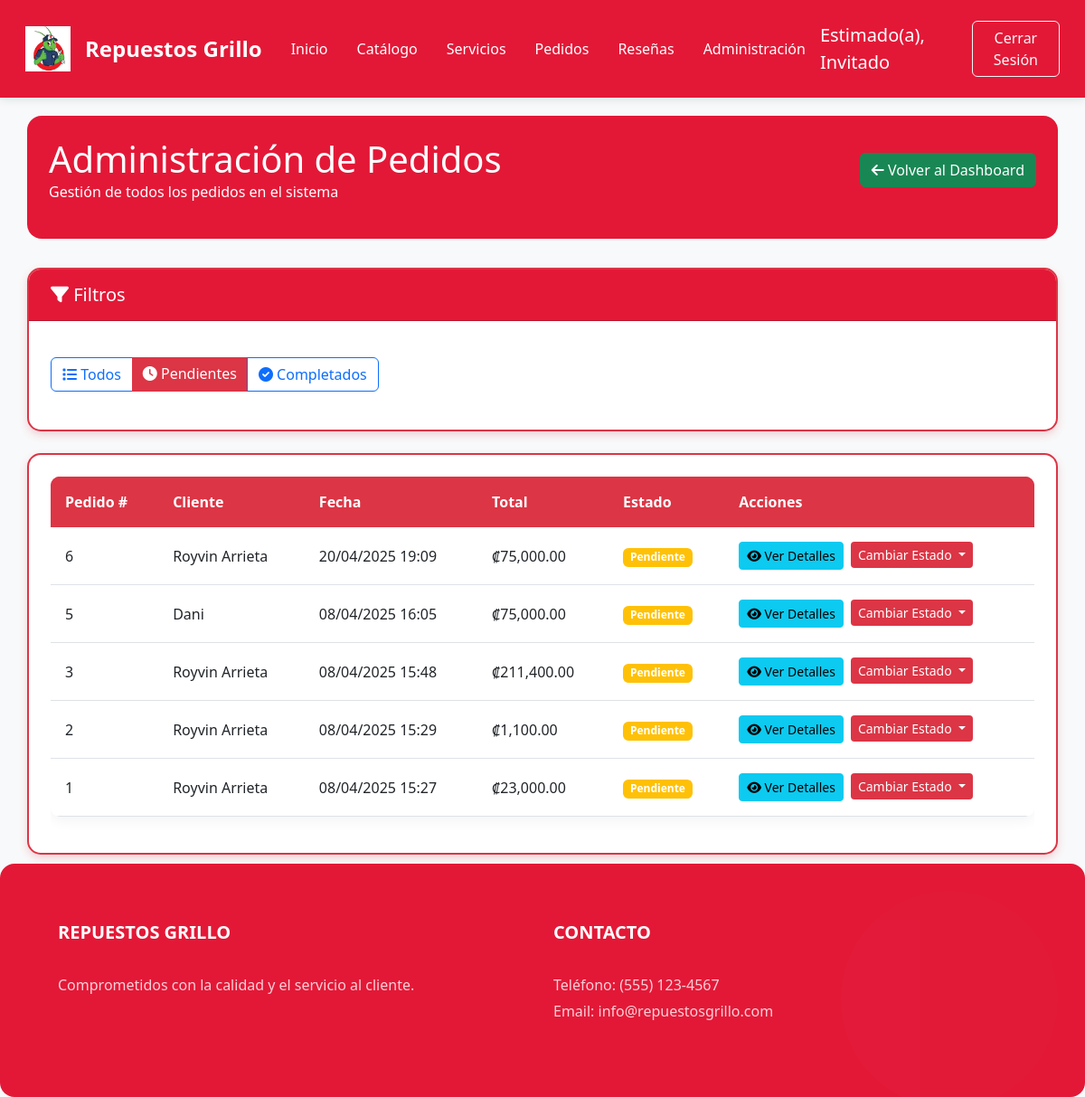
/View/Pedidos/AdministrarPedidos.php?estado=Pendiente (signed in), run on the app's committed database.
### tables this page shows
CREATE TABLE `tbl_pedidos` (
  `IdPedido` int(11) NOT NULL AUTO_INCREMENT,
  `IdUsuario` bigint(20) NOT NULL,
  `FechaPedido` datetime NOT NULL DEFAULT current_timestamp(),
  `EstadoPedido` varchar(20) NOT NULL DEFAULT 'Pendiente',
  `TotalPedido` decimal(10,2) NOT NULL,
  PRIMARY KEY (`IdPedido`),
  KEY `IdUsuario` (`IdUsuario`),
  CONSTRAINT `tbl_pedidos_ibfk_1` FOREIGN KEY (`IdUsuario`) REFERENCES `usuario` (`Id`)
);

CREATE TABLE `usuario` (
  `Id` bigint(20) NOT NULL AUTO_INCREMENT,
  `Nombre` varchar(200) NOT NULL,
  `Correo` varchar(200) NOT NULL,
  `Contrasenna` varchar(15) NOT NULL,
  PRIMARY KEY (`Id`)
);

### Model/PedidosModel.php (called while the page is built, shortened)
<?php
function ObtenerTodosPedidos() {
    try {
        $context = AbrirBaseDatos();
        $sentencia = "CALL SP_ConsultarTodosPedidos()";
        $resultado = $context->query($sentencia);
        return $resultado;
    } catch (Exception $error) {
        return null;
    }
}
?>

### Controller/PedidosController.php (called while the page is built, shortened)
<?php
include_once $_SERVER["DOCUMENT_ROOT"] . "/ProyectoAmbienteWeb/Model/PedidosModel.php";
function ConsultarTodosPedidos() {
    return ObtenerTodosPedidos();
}
?>

### View/Pedidos/AdministrarPedidos.php (the view, shortened to what this page needs)
<?php
    include_once $_SERVER["DOCUMENT_ROOT"] . "/ProyectoAmbienteWeb/Controller/PedidosController.php";
    include_once $_SERVER["DOCUMENT_ROOT"] . "/ProyectoAmbienteWeb/View/layoutInterno.php";
    $pedidos = ConsultarTodosPedidos();
    $filtroEstado = isset($_GET['estado']) ? $_GET['estado'] : '';
?>
<!DOCTYPE html>
<html lang="es">
<body>
    <div class="container content">
        <div class="admin-header">
            <div class="row align-items-center mb-3">
                <div class="col-md-6">
                    <h1 class="mb-0">Administración de Pedidos</h1>
                    <p class="mb-0">Gestión de todos los pedidos en el sistema</p>
                </div>
                <div class="col-md-6 text-end">
                    <a href="/ProyectoAmbienteWeb/View/Admin/Dashboard.php" class="btn btn-success">
                        <i class="fas fa-arrow-left"></i> Volver al Dashboard
                    </a>
                </div>
            </div>
        </div>
        <div class="card card-custom mb-4">
            <div class="card-header bg-red">
                <h5 class="mb-0"><i class="fas fa-filter"></i> Filtros</h5>
            </div>
            <div class="card-body">
                <div class="mt-3">
                    <div class="btn-group" role="group" aria-label="Filtros rápidos">
                        <a href="?estado=" class="btn <?php echo $filtroEstado == '' ? 'btn-primary' : 'btn-outline-primary'; ?>">
                            <i class="fas fa-list"></i> Todos
                        </a>
                        <a href="?estado=Pendiente" class="btn <?php echo $filtroEstado == 'Pendiente' ? 'btn-primary' : 'btn-outline-primary'; ?>">
                            <i class="fas fa-clock"></i> Pendientes
                        </a>
                        <a href="?estado=Completado" class="btn <?php echo $filtroEstado == 'Completado' ? 'btn-primary' : 'btn-outline-primary'; ?>">
                            <i class="fas fa-check-circle"></i> Completados
                        </a>
                    </div>
                </div>
            </div>
        </div>
        <div class="card card-custom">
            <div class="card-body">
                <?php if ($pedidos && $pedidos->num_rows > 0): ?>
                    <div class="table-responsive">
                        <table class="table table-custom table-hover">
                            <thead class="table-dark">
                                <tr>
                                    <th>Pedido #</th>
                                    <th>Cliente</th>
                                    <th>Fecha</th>
                                    <th>Total</th>
                                    <th>Estado</th>
                                    <th>Acciones</th>
                                </tr>
                            </thead>
                            <tbody>
                                <?php
                                while ($pedido = $pedidos->fetch_assoc()):
                                    if ($filtroEstado && $pedido['EstadoPedido'] != $filtroEstado) continue;
                                ?>
                                    <tr>
                                        <td><?php echo $pedido['IdPedido']; ?></td>
                                        <td><?php echo $pedido['NombreUsuario']; ?></td>
                                        <td><?php echo date('d/m/Y H:i', strtotime($pedido['FechaPedido'])); ?></td>
                                        <td>₡<?php echo number_format($pedido['TotalPedido'], 2); ?></td>
                                        <td>
                                            <?php if ($pedido['EstadoPedido'] == 'Completado'): ?>
                                                <span class="badge bg-success">Completado</span>
                                            <?php else: ?>
                                                <span class="badge bg-warning">Pendiente</span>
                                            <?php endif; ?>
                                        </td>
                                        <td>
                                            <div class="d-flex gap-2">
                                                <a href="/ProyectoAmbienteWeb/View/Pedidos/ConfirmacionPedido.php?id=<?php echo $pedido['IdPedido']; ?>" class="btn btn-sm btn-info">
                                                    <i class="fas fa-eye"></i> Ver Detalles
                                                </a>
                                                <?php if ($pedido['EstadoPedido'] != 'Completado'): ?>
                                                <div class="dropdown d-inline-block">
                                                    <button class="btn btn-sm btn-primary dropdown-toggle" type="button" id="dropdownMenuButton<?php echo $pedido['IdPedido']; ?>" data-bs-toggle="dropdown" aria-expanded="false">
                                                        Cambiar Estado
                                                    </button>
                                                </div>
                                                <?php endif; ?>
                                            </div>
                                        </td>
                                    </tr>
                                <?php endwhile; ?>
                            </tbody>
                        </table>
                    </div>
                <?php else: ?>
                    <div class="alert alert-info">
                        <i class="fas fa-info-circle"></i> No hay pedidos registrados en el sistema.
                    </div>
                <?php endif; ?>
            </div>
        </div>
    </div>
</body>
</html>

### View/Styles/estilos.css (style rules this page uses)
:root { --primary-color: #e31837; --secondary-color: #1a1a1a; --accent-color: #f8d7da; --text-light: #ffffff; --text-dark: #333333; --gray-light: #f8f9fa; --transition: all 0.3s ease; }
* { margin: 0; padding: 0; box-sizing: border-box; }
body { display: flex; flex-direction: column; min-height: 100vh; background-color: var(--gray-light); font-family: 'Segoe UI', Tahoma, Geneva, Verdana, sans-serif; }
.content { flex: 1 0 auto; padding: 3rem 0; }
.card-custom { border-radius: 1rem; box-shadow: 0 4px 15px rgba(0,0,0,0.05); transition: var(--transition); border: none; overflow: hidden; }
.card-custom .card-body { padding: 1.5rem; }
.card-header { background: var(--primary-color); color: var(--text-light); font-weight: 600; padding: 1rem 1.5rem; }
.card-custom { animation: fadeIn 0.5s ease-out; }
.dropdown-toggle::after { border-top-color: var(--text-light); transition: var(--transition); }

### View/Styles/productos.css (style rules this page uses)
.admin-header { background: var(--primary-color); color: var(--text-light); padding: 1.5rem; border-radius: 1rem; margin-bottom: 2rem; }
.table-custom { background: white; border-radius: 1rem; overflow: hidden; box-shadow: 0 4px 15px rgba(0, 0, 0, 0.05); }
.table-custom thead { background: var(--primary-color); color: var(--text-light); }
.table-custom th { padding: 1rem; font-weight: 500; }
.table-custom td { vertical-align: middle; padding: 1rem; }

### View/Styles/servicios.css (style rules this page uses)
.container.content { padding-top: 20px; padding-bottom: 10px; }
.row:last-child { margin-bottom: 0; }

### View/Styles/catalogo.css (style rules this page uses)
.card-body { min-height: 120px; }

### View/Styles/carrito.css (style rules this page uses)
.card-custom { border: 2px solid #dc3545; border-radius: 15px; box-shadow: 0 4px 10px rgba(220, 53, 69, 0.2); }
.table-custom { border-radius: 10px; overflow: hidden; }
.table-custom thead th { background-color: #dc3545; color: white !important; font-weight: bold; border: none; }
.table-custom tbody td { color: #212529; vertical-align: middle; }
.btn-primary { background-color: #dc3545; border: none; }

### data on the page
tbl_pedidos: IdPedido "6", IdUsuario.Nombre "Royvin Arrieta", FechaPedido "20/04/2025 19:09", TotalPedido "75,000.00", EstadoPedido "Pendiente"
tbl_pedidos: IdPedido "5", IdUsuario.Nombre "Dani", FechaPedido "08/04/2025 16:05", TotalPedido "75,000.00", EstadoPedido "Pendiente"
tbl_pedidos: IdPedido "3", IdUsuario.Nombre "Royvin Arrieta", FechaPedido "08/04/2025 15:48", TotalPedido "211,400.00", EstadoPedido "Pendiente"
tbl_pedidos: IdPedido "2", IdUsuario.Nombre "Royvin Arrieta", FechaPedido "08/04/2025 15:29", TotalPedido "1,100.00", EstadoPedido "Pendiente"
tbl_pedidos: IdPedido "1", IdUsuario.Nombre "Royvin Arrieta", FechaPedido "08/04/2025 15:27", TotalPedido "23,000.00", EstadoPedido "Pendiente"

### other printed values
$nombreParaMostrar "Invitado"
